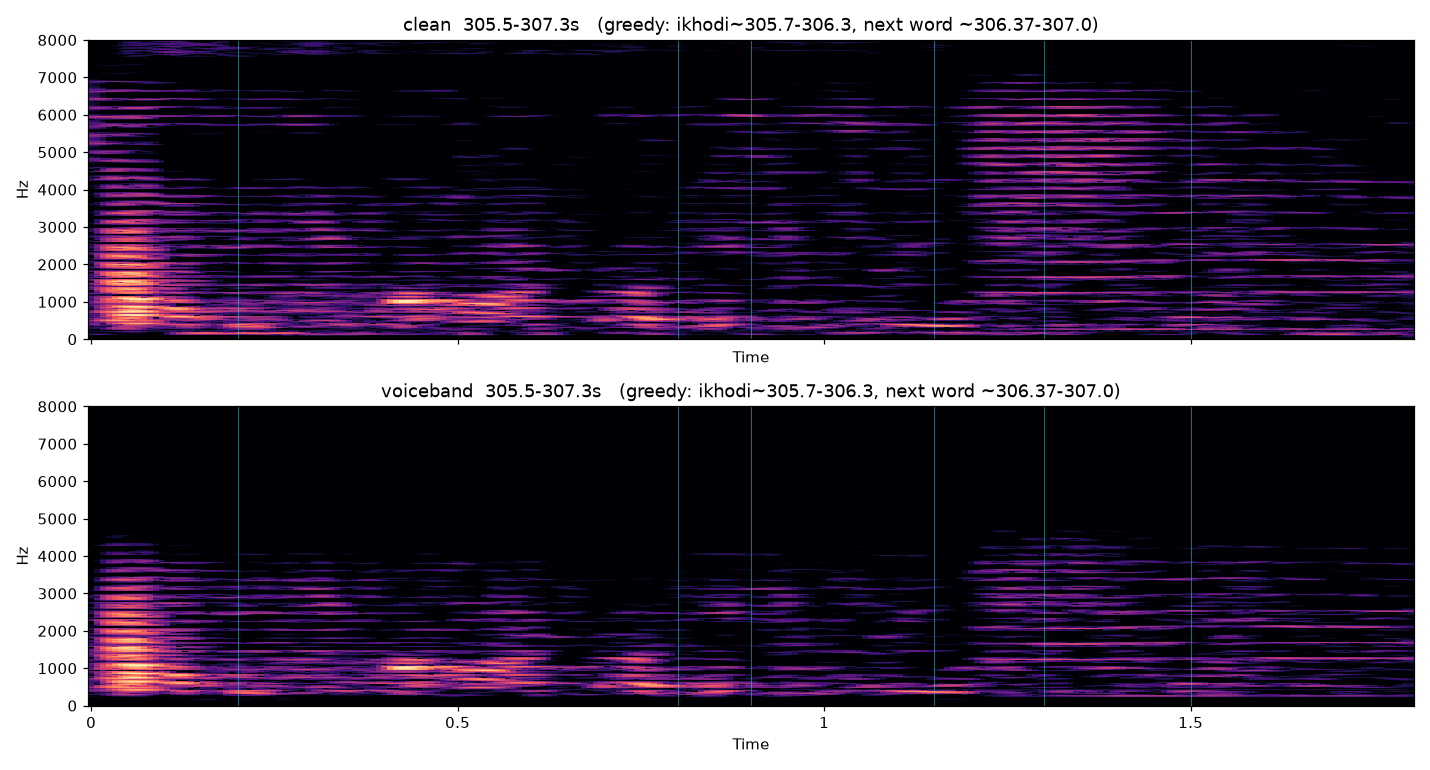

Source code (Python):
import numpy as np, soundfile as sf, librosa, librosa.display, matplotlib
matplotlib.use("Agg"); import matplotlib.pyplot as plt
A,B=305.5,307.3
fig,axs=plt.subplots(2,1,figsize=(13,7),sharex=True)
for ax,(tag,p) in zip(axs,[("clean","cleaned/voice_note_clean.wav"),("voiceband","cleaned/voice_note_clean_voiceband.wav")]):
    x,sr=sf.read(p); seg=x[int(A*sr):int(B*sr)].astype(np.float32)
    S=librosa.amplitude_to_db(np.abs(librosa.stft(seg,n_fft=1024,hop_length=128))+1e-6,ref=np.max)
    librosa.display.specshow(S,sr=sr,hop_length=128,x_axis="time",y_axis="linear",ax=ax,cmap="magma",vmin=-60,vmax=0)
    ax.set_title(f"{tag}  {A}-{B}s   (greedy: ikhodi~305.7-306.3, next word ~306.37-307.0)")
    ax.set_ylim(0,8000)
    for t in [305.7,306.3,306.4,306.65,306.8,307.0]:
        ax.axvline(t-A,color="cyan",lw=0.5,alpha=0.6)
plt.tight_layout(); plt.savefig("work/zoomword.png",dpi=110); print("ok")
